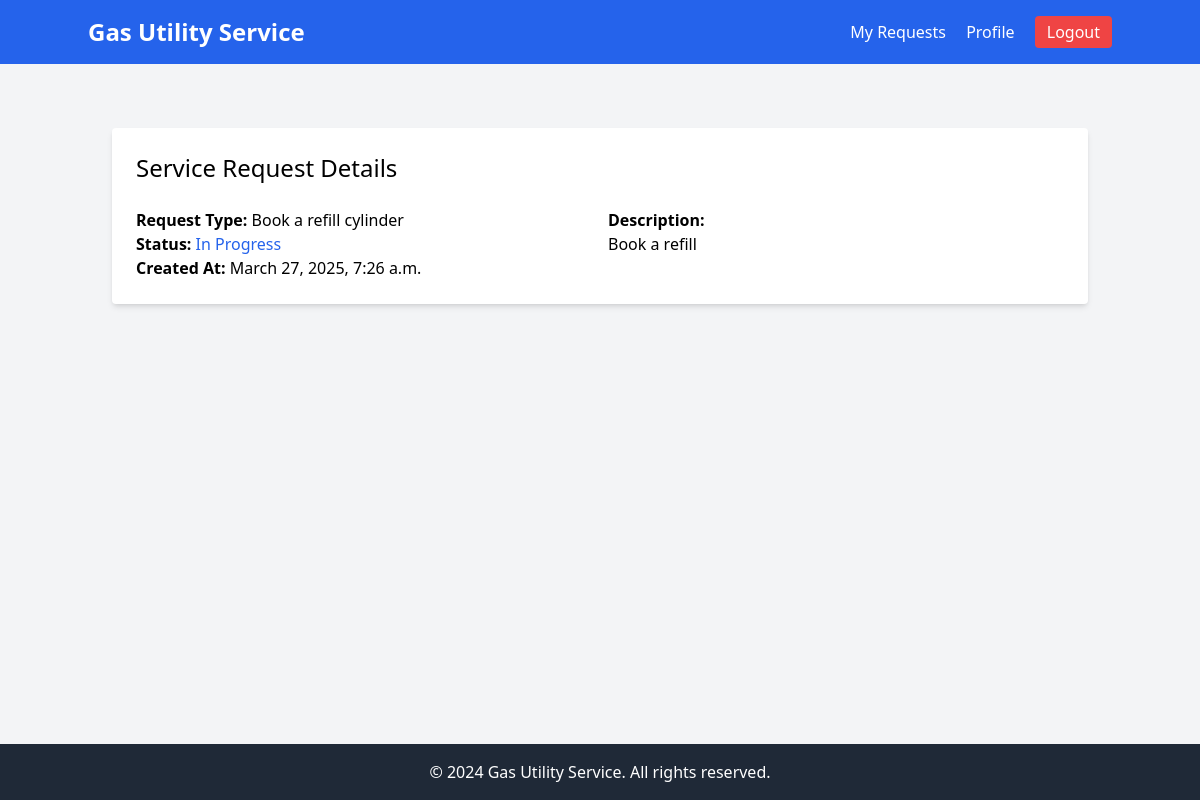
/service-requests/2/ (signed in), run on the app's committed database.
### service_requests/models.py (models this page shows, shortened)
class ServiceRequest(models.Model):
    STATUS_CHOICES = [
        ('pending', 'Pending'),
        ('in_progress', 'In Progress'),
        ('resolved', 'Resolved'),
        ('closed', 'Closed')
    ]
    customer = models.ForeignKey(settings.AUTH_USER_MODEL, on_delete=models.CASCADE)
    request_type = models.ForeignKey(ServiceRequestType, on_delete=models.PROTECT)
    description = models.TextField()
    status = models.CharField(max_length=20, choices=STATUS_CHOICES, default='pending')
    created_at = models.DateTimeField(auto_now_add=True)
    updated_at = models.DateTimeField(auto_now=True)
    resolved_at = models.DateTimeField(null=True, blank=True)

class ServiceRequestType(models.Model):
    name = models.CharField(max_length=100)
    description = models.TextField(blank=True)

### service_requests/views.py (the view)
# urls.py: path('<int:pk>/', views.ServiceRequestDetailView.as_view(), name='service_request_detail'),
class ServiceRequestDetailView(LoginRequiredMixin, DetailView):
    model = ServiceRequest
    template_name = 'service_requests/request_detail.html'

### service_requests/templates/service_requests/request_detail.html (shortened to what this page needs)
{% extends 'base.html' %}
{% block content %}
<div class="container mx-auto mt-10">
    <div class="bg-white shadow-md rounded p-6">
        <h2 class="text-2xl mb-6">Service Request Details</h2>
        <div class="grid grid-cols-2 gap-4">
            <div>
                <p><strong>Request Type:</strong> {{ object.request_type.name }}</p>
                <p><strong>Status:</strong>
                    <span class="
                        {% if object.status == 'pending' %}text-yellow-600
                        {% elif object.status == 'in_progress' %}text-blue-600
                        {% elif object.status == 'resolved' %}text-green-600
                        {% elif object.status == 'closed' %}text-gray-600
                        {% endif %}
                    ">
                        {{ object.get_status_display }}
                    </span>
                </p>
                <p><strong>Created At:</strong> {{ object.created_at }}</p>
            </div>
            <div>
                <p><strong>Description:</strong></p>
                <p>{{ object.description }}</p>
            </div>
        </div>
    </div>
</div>
{% endblock %}

### data on the page
ServiceRequest: request_type.name "Book a refill cylinder", status "In Progress", created_at "March 27, 2025, 7:26 a.m.", description "Book a refill"
